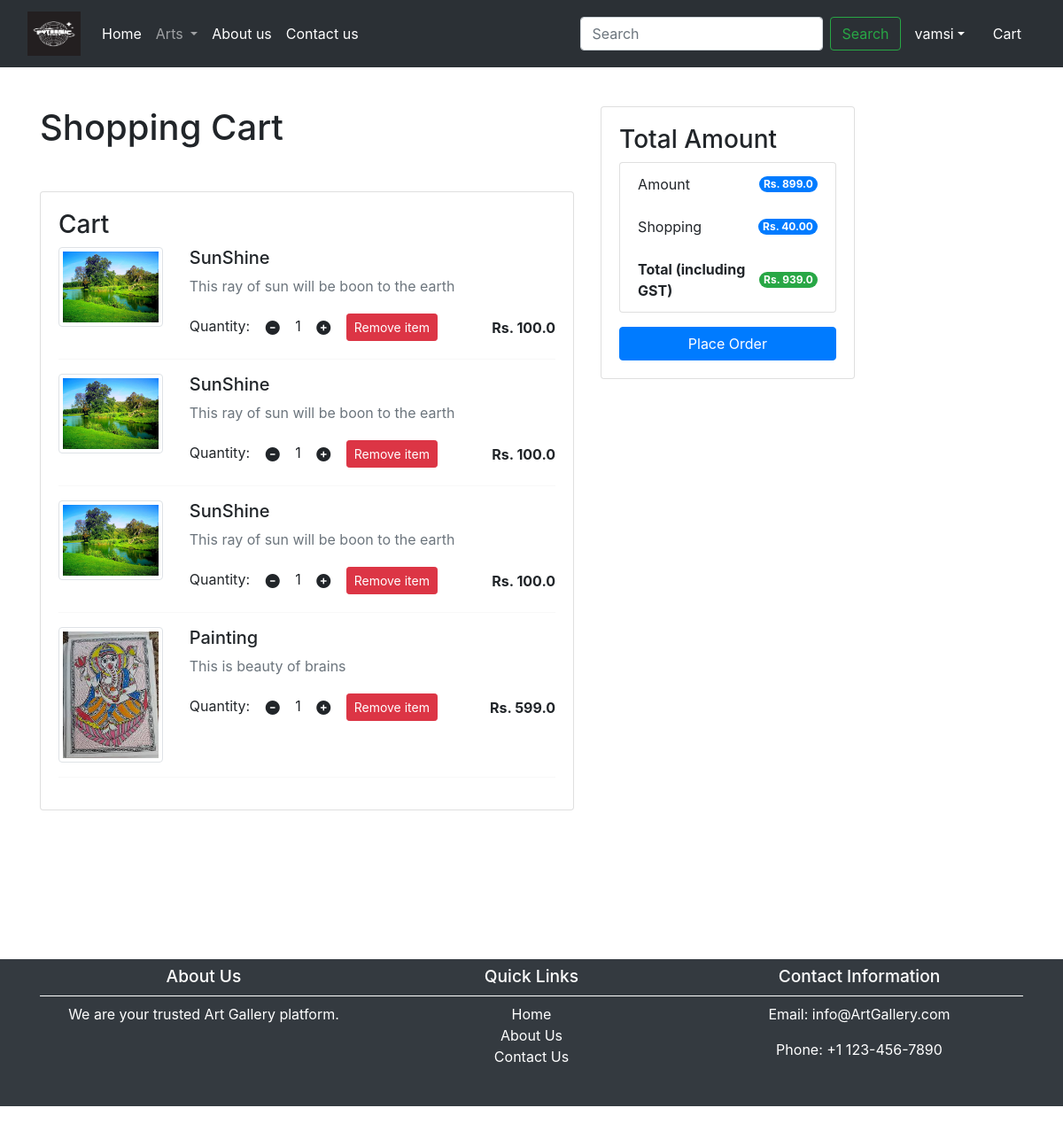
The app's page /cart (signed in) with its own data.
### app/models.py (models this page shows, shortened)
class Cart(models.Model):
    user = models.ForeignKey(User,on_delete=models.CASCADE)
    art = models.ForeignKey(Art,on_delete=models.CASCADE)
    quantity = models.PositiveIntegerField(default=1)

class Art(models.Model):
    title=models.CharField(max_length=100)
    selling_price=models.FloatField()
    discount_price=models.FloatField()
    discription=models.TextField()
    category=models.CharField(choices=CATEGORY_CHOICES,max_length=2)
    art_image=models.ImageField(upload_to='art')

### app/views.py (the view)
# urls.py: path('cart',show_cart,name="showcart"),
def show_cart(request):
    user = request.user
    cart = Cart.objects.filter(user=user)
    amount = 0
    for p in cart:
        value = p.quantity * p.art.discount_price
        amount = amount + value
    totalamount = amount + 40
    return render(request, 'addtocart.html', locals())

### templates/addtocart.html (shortened to what this page needs)
{% extends 'base.html' %}
{% load static %}
{% block content %}
<br/><br/><br/>
<div class="container my-5">
    <div class="row">
        {% if cart %}
        <div class="col-md-8">
            <h1 class="mb-5">Shopping Cart</h1>
            <div class="card">
                <div class="card-body">
                    <h3>Cart</h3>
                    {% for item in cart %}
                    <div class="row mb-3">
                        <div class="col-sm-3 text-center">
                            <img src="{{ item.art.art_image.url }}" alt="{{ item.art.title }}" class="img-fluid img-thumbnail" height="150" width="150">
                        </div>
                        <div class="col-sm-9">
                            <div>
                                <h5>{{ item.art.title }}</h5>
                                <p class="text-muted">{{ item.art.discription }}</p>
                                <div class="d-flex justify-content-between align-items-center">
                                    <div class="quantity-control">
                                        <label for="quantity">Quantity:</label>
                                        <a class="minus-cart btn" pid="{{ item.art.id }}"><i class="fa-solid fa-minus-circle"></i></a>
                                        <span id="quantity">{{ item.quantity }}</span>
                                        <a class="plus-cart btn" pid="{{ item.art.id }}"><i class="fa-solid fa-plus-circle"></i></a>
                                        <a class="remove-cart btn btn-sm btn-danger" href="#" pid={{item.art.id}}>Remove item</a>
                                    </div>
                                    <div>
                                        <p class="mb-0"><strong>Rs. {{ item.art.discount_price }}</strong></p>
                                    </div>
                                </div>
                            </div>
                        </div>
                    </div>
                    <hr class="text-muted">
                    {% endfor %}
                </div>
            </div>
        </div>
        <div class="col-md-4">
            <div class="card">
                <div class="card-body">
                    <h3>Total Amount</h3>
                    <ul class="list-group">
                        <li class="list-group-item d-flex justify-content-between align-items-center">
                            Amount
                            <span class="badge bg-primary rounded-pill" id="amount">Rs. {{ amount }}</span>
                        </li>
                        <li class="list-group-item d-flex justify-content-between align-items-center">
                            Shopping
                            <span class="badge bg-primary rounded-pill">Rs. 40.00</span>
                        </li>
                        <li class="list-group-item d-flex justify-content-between align-items-center">
                            <strong>Total (including GST)</strong>
                            <span class="badge bg-success rounded-pill" id="totalamount">Rs. {{ totalamount }}</span>
                        </li>
                    </ul>
                    <div class="d-grid mt-3">
                        <a href="{% url 'checkout' %}" class="btn btn-primary">Place Order</a>
                    </div>
                </div>
            </div>
        </div>
        {% else %}
        <div class="col-md-12 text-center">
            <h1 class="mb-5">Cart is Empty</h1>
        </div>
        {% endif %}
    </div>
</div>
<br/><br/><br/>
{% endblock content %}

### templates/base.html (shortened to what this page needs)
<!DOCTYPE html>
{% load static %}
<html lang="en">
<head>
    <link href="https://cdn.jsdelivr.net/npm/bootstrap@5.3.3/dist/css/bootstrap.min.css" rel="stylesheet">
    <link rel="stylesheet" href="{% static 'css/owl.carousel.min.css'%}">
    <link rel="stylesheet" href="{% static 'css/all.min.css'%}">
    <link rel="stylesheet" href="{% static 'css/style.css'%}">
    <link rel="stylesheet" href="{% static 'css/footer.css' %}">
     <link rel="stylesheet" href="{% static 'css/promo.css'%}">
    <link rel="stylesheet" href="{% static 'css/slider_1.css' %}">
    <link rel="stylesheet" href="{% static 'css/aboutus.css'%}">
 <link rel="stylesheet" href="https://maxcdn.bootstrapcdn.com/bootstrap/4.0.0/css/bootstrap.min.css">
    <link rel="stylesheet" href="https://cdnjs.cloudflare.com/ajax/libs/font-awesome/5.15.3/css/all.min.css">
</head>
<body>
<nav class="navbar navbar-expand-lg bg-body-tertiary fixed-top" data-bs-theme="dark">
  <div class="container-fluid">
    <a class="navbar-brand" href="/">
        <img src="{% static 'logo.png' %}" width="60" height="50"/>
    </a>
    <div class="collapse navbar-collapse" id="navbarSupportedContent">
      <ul class="navbar-nav me-auto mb-2 mb-lg-0">
          {% if request.user.is_authenticated %}
        <li class="nav-item">
          <a class="nav-link active" aria-current="page" href="/">Home</a>
        </li>
        <li class="nav-item dropdown">
          <a class="nav-link dropdown-toggle" href="#" role="button" data-bs-toggle="dropdown" aria-expanded="false">
            Arts
          </a>
        </li>
       <li class="nav-item">
          <a class="nav-link text-white" href="{% url 'aboutus' %}">About us</a>
        </li>
       <li class="nav-item">
          <a class="nav-link text-white" href="{% url 'contactus' %}">Contact us</a>
        </li>
      </ul>
      <form class="d-flex" role="search">
        <input class="form-control me-2" type="search" placeholder="Search" aria-label="Search">
        <button class="btn btn-outline-success" type="submit">Search</button>
      </form>
    </div>
      <ul class="navbar-nav me-auto mb-2 mb-lg-0">
            <li class="nav-item dropdown mx-2">
                <a class="nav-link dropdown-toggle text-white" href="#" role="button" data-bs-toggle="dropdown" aria-expanded="false">
            {{request.user}}</a>
            </li>
          <li class="nav-item mx-2">
              <a href="{% url 'showcart' %}" class="nav-link text-white">Cart</a>
          </li>
          {% endif %}
        </ul>
  </div>
</nav>
{% block content %}
{% endblock content %}
<footer class="container-fluid bg-dark text-white text-center p-2 mt-5"> <!fixed-bottom>
        <div class="container">
            <div class="footer-section">
                <h3>About Us</h3>
                <p>We are your trusted Art Gallery platform.</p>
            </div>
            <div class="footer-section">
                <h3>Quick Links</h3>
                <ul>
                    <li><a href="/">Home</a></li>
                    <li><a href="aboutus">About Us</a></li>
                    <li><a href="contactus">Contact Us</a></li>
                </ul>
            </div>
            <div class="footer-section">
                <h3>Contact Information</h3>
                <p>Email: info@ArtGallery.com</p>
                <p>Phone: +1 123-456-7890</p>
            </div>
        </div>
    </footer>
</body>
</html>

### static/css/footer.css (style rules this page uses)
.container { display: flex; justify-content: space-between; max-width: 1200px; margin: 0 auto; }
.footer-section { flex: 1; min-width: 200px; margin-bottom: 20px; }
.footer-section h3 { margin-top: 0; font-size: 1.2rem; border-bottom: 1px solid #fff; padding-bottom: 10px; }
.footer-section ul { list-style: none; padding: 0; }
.footer-section ul li a { color: #fff; text-decoration: none; transition: color 0.3s ease; }

### templates/base.html (style rules this page uses)
.navbar { position: fixed; top: 0; left: 0; width: 100%; transition: top 0.3s; z-index: 1000; }
body { height: 2000px; }

### records on screen
Cart: art.art_image (picture), art "SunShine", art.discription "This ray of sun will be boon to the earth", quantity "1", art.discount_price "100.0"
Cart: art.art_image (picture), art "SunShine", art.discription "This ray of sun will be boon to the earth", quantity "1", art.discount_price "100.0"
Cart: art.art_image (picture), art "SunShine", art.discription "This ray of sun will be boon to the earth", quantity "1", art.discount_price "100.0"
Cart: art.art_image (picture), art "Painting", art.discription "This is beauty of brains", quantity "1", art.discount_price "599.0"

### other values on screen
{{ request.user }} "vamsi"
{{ amount }} "899.0"
{{ totalamount }} "939.0"
